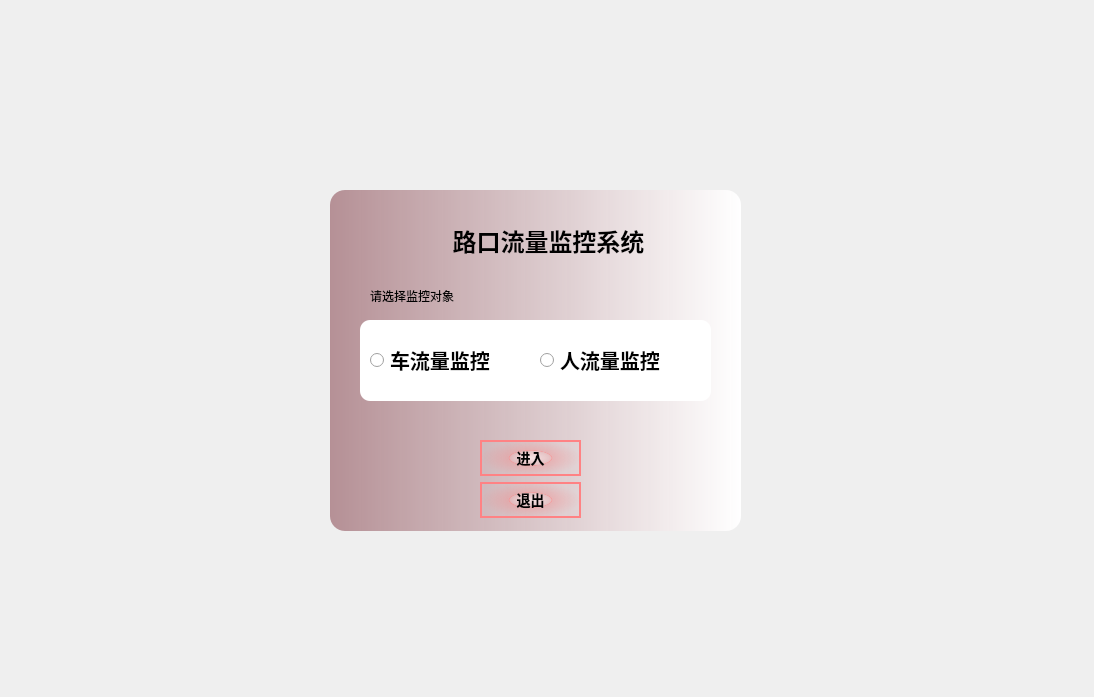
<?xml version="1.0" encoding="UTF-8"?>
<ui version="4.0">
 <class>Dialog</class>
 <widget class="QDialog" name="Dialog">
  <property name="windowModality">
   <enum>Qt::NonModal</enum>
  </property>
  <property name="geometry">
   <rect>
    <x>0</x>
    <y>0</y>
    <width>1094</width>
    <height>697</height>
   </rect>
  </property>
  <property name="windowTitle">
   <string>Dialog</string>
  </property>
  <widget class="QLabel" name="label">
   <property name="geometry">
    <rect>
     <x>0</x>
     <y>0</y>
     <width>1101</width>
     <height>701</height>
    </rect>
   </property>
   <property name="maximumSize">
    <size>
     <width>1101</width>
     <height>701</height>
    </size>
   </property>
   <property name="styleSheet">
    <string notr="true"/>
   </property>
   <property name="text">
    <string/>
   </property>
  </widget>
  <widget class="QLabel" name="label_2">
   <property name="geometry">
    <rect>
     <x>380</x>
     <y>220</y>
     <width>337</width>
     <height>42</height>
    </rect>
   </property>
   <property name="font">
    <font>
     <family>黑体</family>
     <pointsize>18</pointsize>
     <weight>75</weight>
     <bold>true</bold>
    </font>
   </property>
   <property name="layoutDirection">
    <enum>Qt::LeftToRight</enum>
   </property>
   <property name="text">
    <string>路口流量监控系统</string>
   </property>
   <property name="alignment">
    <set>Qt::AlignCenter</set>
   </property>
  </widget>
  <widget class="QWidget" name="horizontalLayoutWidget">
   <property name="geometry">
    <rect>
     <x>370</x>
     <y>320</y>
     <width>333</width>
     <height>80</height>
    </rect>
   </property>
   <layout class="QHBoxLayout" name="horizontalLayout">
    <item>
     <widget class="QRadioButton" name="radioButton">
      <property name="font">
       <font>
        <family>黑体</family>
        <pointsize>15</pointsize>
        <weight>75</weight>
        <bold>true</bold>
       </font>
      </property>
      <property name="text">
       <string>车流量监控</string>
      </property>
     </widget>
    </item>
    <item>
     <widget class="QRadioButton" name="radioButton_2">
      <property name="sizePolicy">
       <sizepolicy hsizetype="Minimum" vsizetype="Minimum">
        <horstretch>0</horstretch>
        <verstretch>0</verstretch>
       </sizepolicy>
      </property>
      <property name="font">
       <font>
        <family>黑体</family>
        <pointsize>15</pointsize>
        <weight>75</weight>
        <bold>true</bold>
       </font>
      </property>
      <property name="text">
       <string>人流量监控</string>
      </property>
     </widget>
    </item>
   </layout>
  </widget>
  <widget class="QWidget" name="verticalLayoutWidget">
   <property name="geometry">
    <rect>
     <x>480</x>
     <y>440</y>
     <width>101</width>
     <height>80</height>
    </rect>
   </property>
   <layout class="QVBoxLayout" name="verticalLayout">
    <item>
     <widget class="QPushButton" name="pushButton">
      <property name="font">
       <font>
        <family>幼圆</family>
        <pointsize>-1</pointsize>
        <weight>75</weight>
        <bold>true</bold>
       </font>
      </property>
      <property name="styleSheet">
       <string notr="true">QPushButton {



	
	
	background-color: qradialgradient(spread:pad, cx:0.5, cy:0.5, radius:0.5, fx:0.5, fy:0.5, stop:0 rgba(255, 235, 235, 206), stop:0.35 rgba(255, 188, 188, 80), stop:0.4 rgba(255, 162, 162, 80), stop:0.425 rgba(255, 132, 132, 156), stop:0.44 rgba(252, 128, 128, 80), stop:1 rgba(255, 255, 255, 0));
 /* 设置背景颜色 */ 
	
border: 2px solid rgb(255, 130, 132); /* 设置边框颜色和厚度 */ border-radius: 20px; /* 设置圆角半径，数值可根据按钮大小调整 */ padding: 5px 10px; /* 设置内边距 */ 
color: black; /* 设置文本颜色 */ 
font-size: 14px; /* 设置字体大小 */ 



}



QPushButton:hover { /* 设置鼠标悬停时的背景颜色 */ color: black; /* 设置鼠标悬停时的文本颜色 */ 
	background-color: qradialgradient(spread:pad, cx:0.5, cy:0.5, radius:0.5, fx:0.5, fy:0.5, stop:0 rgba(255, 255, 255, 255), stop:0.1 rgba(255, 255, 255, 255), stop:0.2 rgba(255, 176, 176, 167), stop:0.3 rgba(255, 151, 151, 92), stop:0.4 rgba(255, 125, 125, 51), stop:0.5 rgba(255, 76, 76, 205), stop:0.52 rgba(255, 76, 76, 205), stop:0.6 rgba(255, 180, 180, 84), stop:1 rgba(255, 255, 255, 0));
box-shadow: 5px 5px 10px rgba(10, 10, 255, 10); /* 设置鼠标悬停时的阴影效果 */ 
cursor: pointer; /* 设置鼠标悬停时的指针样式 */ } </string>
      </property>
      <property name="text">
       <string>进入</string>
      </property>
     </widget>
    </item>
    <item>
     <widget class="QPushButton" name="pushButton_2">
      <property name="font">
       <font>
        <family>幼圆</family>
        <pointsize>-1</pointsize>
        <weight>75</weight>
        <bold>true</bold>
       </font>
      </property>
      <property name="styleSheet">
       <string notr="true">QPushButton {



	
	
	background-color: qradialgradient(spread:pad, cx:0.5, cy:0.5, radius:0.5, fx:0.5, fy:0.5, stop:0 rgba(255, 235, 235, 206), stop:0.35 rgba(255, 188, 188, 80), stop:0.4 rgba(255, 162, 162, 80), stop:0.425 rgba(255, 132, 132, 156), stop:0.44 rgba(252, 128, 128, 80), stop:1 rgba(255, 255, 255, 0));
 /* 设置背景颜色 */ 
	
border: 2px solid rgb(255, 130, 132); /* 设置边框颜色和厚度 */ border-radius: 20px; /* 设置圆角半径，数值可根据按钮大小调整 */ padding: 5px 10px; /* 设置内边距 */ 
color: black; /* 设置文本颜色 */ 
font-size: 14px; /* 设置字体大小 */ 



}



QPushButton:hover { /* 设置鼠标悬停时的背景颜色 */ color: black; /* 设置鼠标悬停时的文本颜色 */ 
	background-color: qradialgradient(spread:pad, cx:0.5, cy:0.5, radius:0.5, fx:0.5, fy:0.5, stop:0 rgba(255, 255, 255, 255), stop:0.1 rgba(255, 255, 255, 255), stop:0.2 rgba(255, 176, 176, 167), stop:0.3 rgba(255, 151, 151, 92), stop:0.4 rgba(255, 125, 125, 51), stop:0.5 rgba(255, 76, 76, 205), stop:0.52 rgba(255, 76, 76, 205), stop:0.6 rgba(255, 180, 180, 84), stop:1 rgba(255, 255, 255, 0));
box-shadow: 5px 5px 10px rgba(10, 10, 255, 10); /* 设置鼠标悬停时的阴影效果 */ 
cursor: pointer; /* 设置鼠标悬停时的指针样式 */ } </string>
      </property>
      <property name="text">
       <string>退出</string>
      </property>
     </widget>
    </item>
   </layout>
  </widget>
  <widget class="QLabel" name="label_3">
   <property name="geometry">
    <rect>
     <x>370</x>
     <y>285</y>
     <width>141</width>
     <height>21</height>
    </rect>
   </property>
   <property name="font">
    <font>
     <family>方正粗黑宋简体</family>
    </font>
   </property>
   <property name="text">
    <string>请选择监控对象</string>
   </property>
  </widget>
  <widget class="QLabel" name="label_4">
   <property name="geometry">
    <rect>
     <x>360</x>
     <y>320</y>
     <width>351</width>
     <height>81</height>
    </rect>
   </property>
   <property name="styleSheet">
    <string notr="true">QLabel{

	border-radius: 10px;
	background-color: rgb(255, 255, 255);

}</string>
   </property>
   <property name="text">
    <string/>
   </property>
  </widget>
  <widget class="QLabel" name="label_5">
   <property name="geometry">
    <rect>
     <x>330</x>
     <y>190</y>
     <width>411</width>
     <height>341</height>
    </rect>
   </property>
   <property name="styleSheet">
    <string notr="true">QLabel{
	
border-radius: 15px;
	
	
	
	
	
	
	background-color: qlineargradient(spread:pad, x1:0, y1:0, x2:1, y2:0, stop:0 rgba(176, 136, 142, 235), stop:1 rgba(255, 255, 255, 255));
	

}</string>
   </property>
   <property name="text">
    <string/>
   </property>
  </widget>
  <zorder>label</zorder>
  <zorder>label_5</zorder>
  <zorder>label_4</zorder>
  <zorder>label_2</zorder>
  <zorder>horizontalLayoutWidget</zorder>
  <zorder>verticalLayoutWidget</zorder>
  <zorder>label_3</zorder>
 </widget>
 <resources/>
 <connections>
  <connection>
   <sender>radioButton</sender>
   <signal>toggled(bool)</signal>
   <receiver>Dialog</receiver>
   <slot>CarMonitor()</slot>
   <hints>
    <hint type="sourcelabel">
     <x>451</x>
     <y>359</y>
    </hint>
    <hint type="destinationlabel">
     <x>546</x>
     <y>348</y>
    </hint>
   </hints>
  </connection>
  <connection>
   <sender>pushButton</sender>
   <signal>clicked()</signal>
   <receiver>Dialog</receiver>
   <slot>goin()</slot>
   <hints>
    <hint type="sourcelabel">
     <x>535</x>
     <y>445</y>
    </hint>
    <hint type="destinationlabel">
     <x>546</x>
     <y>348</y>
    </hint>
   </hints>
  </connection>
  <connection>
   <sender>radioButton_2</sender>
   <signal>toggled(bool)</signal>
   <receiver>Dialog</receiver>
   <slot>PeopleMonitor()</slot>
   <hints>
    <hint type="sourcelabel">
     <x>620</x>
     <y>359</y>
    </hint>
    <hint type="destinationlabel">
     <x>546</x>
     <y>348</y>
    </hint>
   </hints>
  </connection>
  <connection>
   <sender>pushButton_2</sender>
   <signal>clicked()</signal>
   <receiver>Dialog</receiver>
   <slot>close()</slot>
   <hints>
    <hint type="sourcelabel">
     <x>530</x>
     <y>499</y>
    </hint>
    <hint type="destinationlabel">
     <x>546</x>
     <y>348</y>
    </hint>
   </hints>
  </connection>
 </connections>
 <slots>
  <slot>goin()</slot>
  <slot>PeopleMonitor()</slot>
  <slot>CarMonitor()</slot>
 </slots>
</ui>
